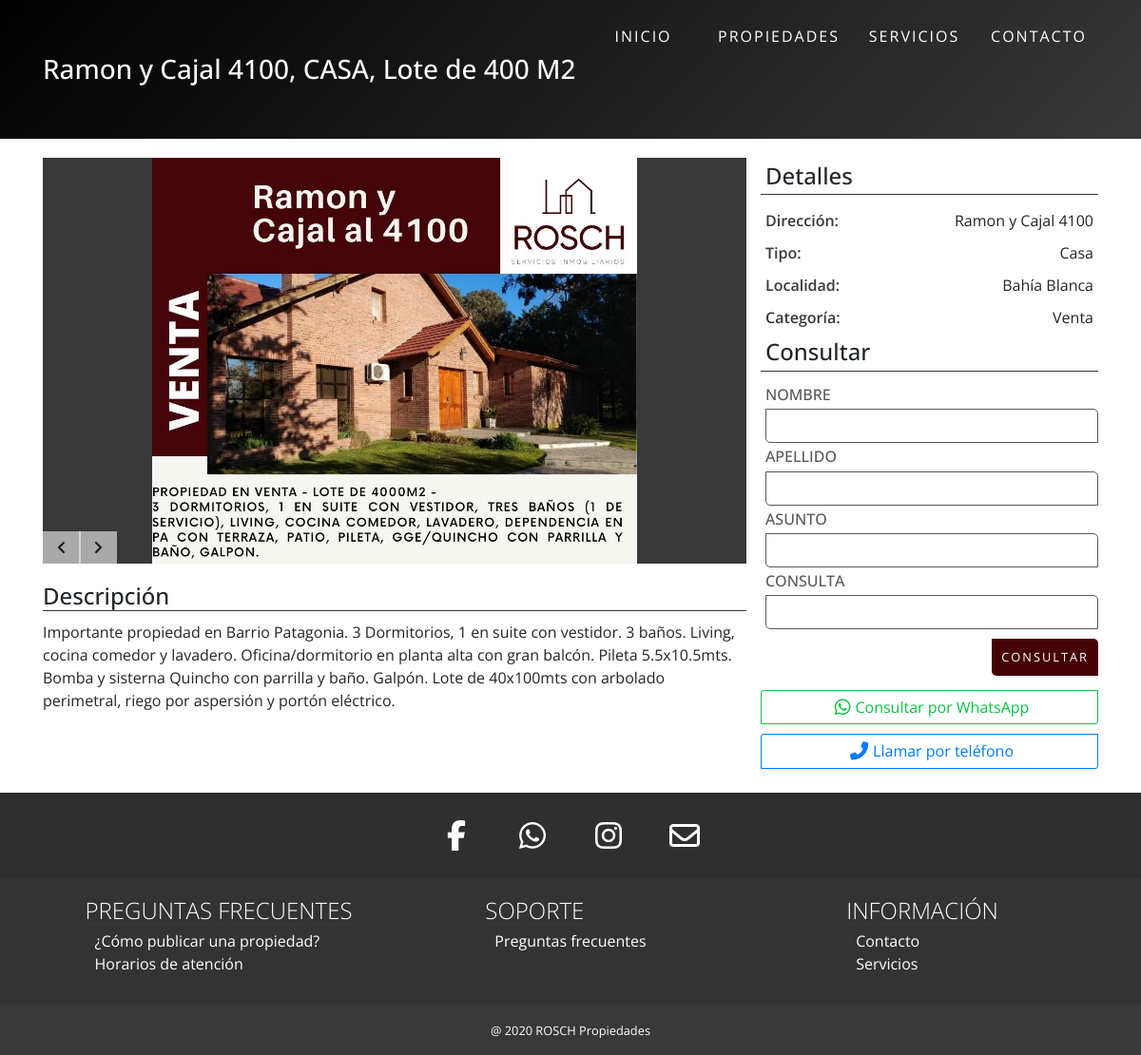
Screenshot of /detalles.php?Propiedad=2 with the database file from the repository.
### tables this page shows
CREATE TABLE `propiedades` (
  `ID_Propiedad` int(11) NOT NULL,
  `Título` varchar(255) NOT NULL,
  `Dirección` varchar(255) NOT NULL,
  `ID_Tipo` tinyint(4) NOT NULL,
  `Piso` tinyint(4) DEFAULT NULL,
  `Departamento` varchar(20) DEFAULT NULL,
  `Descripción` text DEFAULT NULL,
  `Localidad` varchar(255) NOT NULL,
  `Categoría` varchar(255) NOT NULL
);

CREATE TABLE `tipos_propiedades` (
  `ID_Tipo` tinyint(11) NOT NULL,
  `Nombre_Tipo` varchar(255) NOT NULL
);

### detalles.php (the view, shortened to what this page needs)
<?php
if ($_SERVER['REQUEST_METHOD'] == 'POST') {
    header('Location: propiedades.php');
} else {
    if (!isset($_GET['Propiedad']) || $_GET['Propiedad'] == "") {
        header('Location: propiedades.php');
    } else {
        require_once 'conexion.php';
        $consulta = $conexionBD->prepare("SELECT propiedades.Título, propiedades.Dirección, tipos_propiedades.Nombre_Tipo AS Tipo, propiedades.Piso, propiedades.Departamento, propiedades.Descripción, propiedades.Localidad, propiedades.Categoría FROM propiedades INNER JOIN tipos_propiedades ON propiedades.ID_Tipo = tipos_propiedades.ID_Tipo WHERE propiedades.ID_Propiedad = ?");
        $consulta->execute(array($_GET['Propiedad']));
        $propiedad = $consulta->fetch(PDO::FETCH_ASSOC);
    }
}
?>
<!DOCTYPE html>
<html lang="en">
<head>
	<link rel="stylesheet" href="https://stackpath.bootstrapcdn.com/bootstrap/4.5.2/css/bootstrap.min.css">
	<link href='https://cdn.jsdelivr.net/npm/boxicons@2.0.5/css/boxicons.min.css' rel='stylesheet'>
    <link rel="stylesheet" href="css/master.css">
    <link rel="stylesheet" href="css/detalles.css">
</head>
<body>
    <div class="banner">
        <h3 class="container"><?php echo $propiedad['Título']; ?></h3>
    </div>
    <div class="detalles row container">
        <div class="col-md-8">
            <?php $imgs = glob('imgs/propiedades/' . $propiedad['Título'] . '/*') ?>
            <div class="slider">
                <?php
                    foreach ($imgs as $img) {
                        echo "<div class=\"slide-image\"><img src=\"$img\" alt=\"\"></div>";
                    }
                ?>
                <button><i class="fas fa-angle-left"></i></button>
                <button><i class="fas fa-angle-right"></i></button>
            </div>
            <div class="detalles">
                <h4>Descripción</h4>
                <?php
                    echo "<p>{$propiedad['Descripción']}</p>"
                ?>
            </div>
        </div>
        <div class="col-md-4">
            <div class="desc">
                <h4>Detalles</h4>
                <div class="grid">
                    <?php
                        foreach ($propiedad as $campo => $dato) {
                            if ($campo != 'Descripción' && $campo != 'Título') {
                                if ($dato != "") {
                                    echo "<div class=\"header\">$campo:</div>";
                                    echo "<div class=\"data\">$dato</div>";
                                }
                            }
                        }
                    ?>
                </div>
            </div>
            <div class="consultas">
                <form action="">
                    <h4>Consultar</h4>
                    <label>
                        <h6>Nombre</h6>
                        <input type="text" required>
                    </label>
                    <label>
                        <h6>Apellido</h6>
                        <input type="text" required>
                    </label>
                    <label>
                        <h6>Asunto</h6>
                        <input type="text" required>
                    </label>
                    <label>
                        <h6>Consulta</h6>
                        <input type="text" required>
                    </label>
                    <button class="button">Consultar</button>
                    <a href=""><i class="fab fa-whatsapp"></i>Consultar por WhatsApp</a>
                    <a href=""><i class="fas fa-phone-alt"></i>Llamar por teléfono</a>
                </form>
            </div>
        </div>
    </div>
</body>
</html>

### css/master.css (style rules this page uses)
html { font-size: 16px; scroll-behavior: smooth; color: #202020; }
html * { -webkit-box-sizing: border-box; box-sizing: border-box; padding: 0; margin: 0; font-family: 'Open Sans', sans-serif; }
body { background-color: white; }
header { position: fixed; z-index: 2; top: 0; width: 100%; background-color: transparent; -webkit-transition: 0.3s ease-in-out; transition: 0.3s ease-in-out; }
header ul { list-style: none; margin: 0; }
header .container { display: -webkit-box; display: -ms-flexbox; display: flex; -ms-flex-wrap: wrap; flex-wrap: wrap; -webkit-box-pack: justify; -ms-flex-pack: justify; justify-content: space-between; -webkit-box-align: center; -ms-flex-align: center; align-items: center; }
header .container .md-menu { display: none; height: 75px; }
header .container .md-menu ul { height: 100%; display: -webkit-box; display: -ms-flexbox; display: flex; -webkit-box-align: center; -ms-flex-align: center; align-items: center; }
header .container .md-menu ul li { height: 100%; min-width: 125px; letter-spacing: 2px; margin: 0 3px; display: -webkit-box; display: -ms-flexbox; display: flex; -webkit-transition: 0.3s ease-in-out; transition: 0.3s ease-in-out; text-transform: uppercase; }
header .container .md-menu ul li:nth-child(2) { padding: 0 10px; }
header .container .md-menu ul li a { margin: auto; color: white; -webkit-transition: 0.3s ease-in-out; transition: 0.3s ease-in-out; }
header .container .md-menu ul li:last-child { margin-right: 0; }
.button { font-size: 0.8rem; display: block; min-width: 50px; padding: 10px; margin: 0 5px; background-color: #440206; border-radius: 2px; color: white; text-transform: uppercase; letter-spacing: 2px; -webkit-transition: 0.3s ease-in-out; transition: 0.3s ease-in-out; }
.social { display: -webkit-box; display: -ms-flexbox; display: flex; -webkit-box-pack: center; -ms-flex-pack: center; justify-content: center; }
.social a { margin: auto 10px; height: 60px; font-size: 2rem; width: 60px; padding: 6px; text-align: center; border-radius: 50%; -webkit-transition: 0.5s ease-in-out; transition: 0.5s ease-in-out; display: -webkit-box; display: -ms-flexbox; display: flex; }
.social a i { color: white; margin: auto; }
.social a:nth-child(3) { position: relative; }
.social a:nth-child(3)::before, .social a:nth-child(3)::after { content: ""; position: absolute; width: 100%; height: 100%; top: 0; left: 0; border-radius: 50%; z-index: -1; }
.social a:nth-child(3)::before { background-image: linear-gradient(45deg, #f09433 0%, #e6683c 25%, #dc2743 50%, #cc2366 75%, #bc1888 100%); }
.social a:nth-child(3)::after { -webkit-transition: 0.5s ease-in-out; transition: 0.5s ease-in-out; background-color: #2F2F2F; opacity: 1; }
footer { color: white; }
footer .footer-row { width: 100%; padding: 15px; }
footer .footer-row h4 { text-transform: uppercase; font-weight: 300; margin: 0; }
footer .footer-row:nth-child(1) { background-color: #2f2f2f; }
footer .footer-row:nth-child(2) { background-color: #333333; }
footer .footer-row:nth-child(3) { background-color: #383838; }
footer .footer-row small { display: inline-block; width: 100%; text-align: center; }
footer .footer-links { display: -ms-grid; display: grid; -ms-grid-columns: 100%; grid-template-columns: 100%; grid-auto-rows: 1fr; -webkit-box-pack: center; -ms-flex-pack: center; justify-content: center; width: -webkit-fit-content; width: -moz-fit-content; width: fit-content; }
footer .footer-links div { padding: 5px; }
footer .footer-links div ul { padding: 5px 10px 10px; list-style: none; margin: 0; }
footer .footer-links div ul a { color: white; position: relative; }
footer .footer-links div ul a::before, footer .footer-links div ul a::after { content: ""; position: absolute; width: 0; height: 2px; bottom: -2px; left: 0; opacity: 0.9; -webkit-transition: 0.3s ease-in-out; transition: 0.3s ease-in-out; }
footer .footer-links div ul a::before { background-color: white; -webkit-transition-delay: 0ms; transition-delay: 0ms; }
footer .footer-links div ul a::after { background-color: #440206; -webkit-transition-delay: 0.15s; transition-delay: 0.15s; }
@media only screen and (min-width: 600px) { footer .footer-links { -ms-grid-columns: (1fr)[3]; grid-template-columns: repeat(3, 1fr); -webkit-box-pack: unset; -ms-flex-pack: unset; justify-content: unset; width: auto; justify-items: center; } }
@media only screen and (min-width: 768px) { header .container .md-menu { display: -webkit-box; display: -ms-flexbox; display: flex; } }

### rows the page displays
propiedades: Título "Ramon y Cajal 4100, CASA, Lote de 400 M2", Título (picture), Descripción "Importante propiedad en Barrio Patagonia. 3 Dormitorios, 1 en suite con vestidor. 3 baños. Living, cocina comedor y lavadero. Oficina/dormitorio en planta alta con gran balcón. Pileta 5.5x10.5mts. Bomba y sisterna Quincho con parrilla y baño. Galpón. Lote de 40x100mts con arbolado perimetral, riego por aspersión y portón eléctrico.", Dirección "Ramon y Cajal 4100", ID_Tipo.Nombre_Tipo "Casa", Localidad "Bahía Blanca", Categoría "Venta"

### other values shown
$campo "Dirección"
$campo "Tipo"
$campo "Localidad"
$campo "Categoría"
